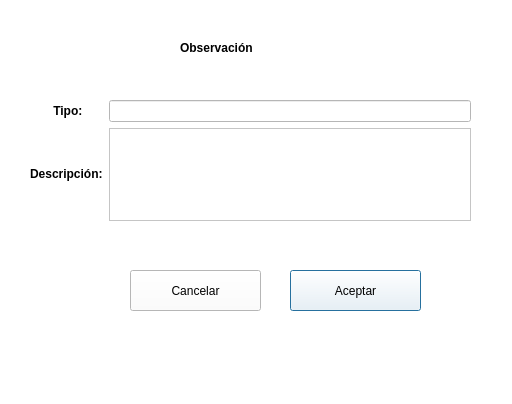
<?xml version="1.0" encoding="UTF-8"?>
<ui version="4.0">
 <class>Dialog</class>
 <widget class="QDialog" name="Dialog">
  <property name="windowModality">
   <enum>Qt::ApplicationModal</enum>
  </property>
  <property name="geometry">
   <rect>
    <x>0</x>
    <y>0</y>
    <width>512</width>
    <height>404</height>
   </rect>
  </property>
  <property name="windowTitle">
   <string>Observación Cabaña</string>
  </property>
  <property name="styleSheet">
   <string notr="true">background-color: rgb(255, 255, 255);</string>
  </property>
  <property name="modal">
   <bool>true</bool>
  </property>
  <widget class="QLabel" name="label_6">
   <property name="geometry">
    <rect>
     <x>180</x>
     <y>40</y>
     <width>179</width>
     <height>16</height>
    </rect>
   </property>
   <property name="styleSheet">
    <string notr="true">font: 57 14pt &quot;Ubuntu&quot;;
font-weight: bold;</string>
   </property>
   <property name="text">
    <string>Observación</string>
   </property>
  </widget>
  <widget class="QPushButton" name="aceptar">
   <property name="geometry">
    <rect>
     <x>290</x>
     <y>270</y>
     <width>131</width>
     <height>41</height>
    </rect>
   </property>
   <property name="text">
    <string>Aceptar</string>
   </property>
  </widget>
  <widget class="QPushButton" name="cancelar">
   <property name="geometry">
    <rect>
     <x>130</x>
     <y>270</y>
     <width>131</width>
     <height>41</height>
    </rect>
   </property>
   <property name="text">
    <string>Cancelar</string>
   </property>
  </widget>
  <widget class="QWidget" name="gridLayoutWidget">
   <property name="geometry">
    <rect>
     <x>30</x>
     <y>100</y>
     <width>441</width>
     <height>121</height>
    </rect>
   </property>
   <layout class="QGridLayout" name="gridLayout">
    <item row="0" column="0">
     <widget class="QLabel" name="label_2">
      <property name="sizePolicy">
       <sizepolicy hsizetype="Maximum" vsizetype="Preferred">
        <horstretch>0</horstretch>
        <verstretch>0</verstretch>
       </sizepolicy>
      </property>
      <property name="styleSheet">
       <string notr="true">font: 57 11pt &quot;Ubuntu&quot;;
font-weight:bold;</string>
      </property>
      <property name="text">
       <string>       Tipo:</string>
      </property>
     </widget>
    </item>
    <item row="0" column="1">
     <widget class="QLineEdit" name="tipo"/>
    </item>
    <item row="1" column="0">
     <widget class="QLabel" name="label_3">
      <property name="sizePolicy">
       <sizepolicy hsizetype="Maximum" vsizetype="Maximum">
        <horstretch>0</horstretch>
        <verstretch>0</verstretch>
       </sizepolicy>
      </property>
      <property name="styleSheet">
       <string notr="true">font: 57 11pt &quot;Ubuntu&quot;;
font-weight:bold;</string>
      </property>
      <property name="text">
       <string>Descripción:</string>
      </property>
     </widget>
    </item>
    <item row="1" column="1">
     <widget class="QPlainTextEdit" name="descripcion"/>
    </item>
   </layout>
  </widget>
 </widget>
 <tabstops>
  <tabstop>tipo</tabstop>
  <tabstop>descripcion</tabstop>
  <tabstop>aceptar</tabstop>
  <tabstop>cancelar</tabstop>
 </tabstops>
 <resources/>
 <connections/>
</ui>
